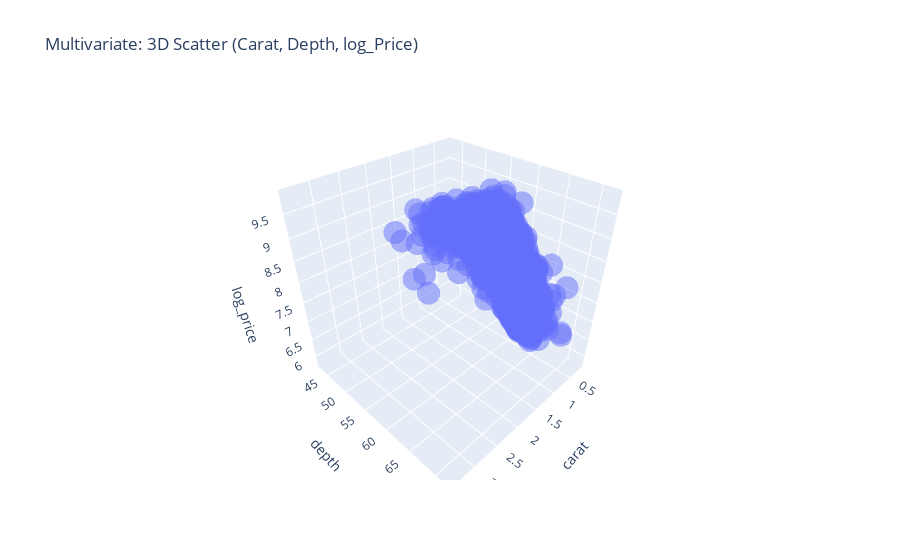

Notebook code for this chart:
### Code cell
fig = px.scatter_3d(
    df.sample(min(8000, len(df)), random_state=42),
    x="carat", y="depth", z="log_price",
    color="cut" if "cut" in df.columns else None,
    opacity=0.5,
    title="Multivariate: 3D Scatter (Carat, Depth, log_Price)",
)
fig.show()

### Figure 1 — Plotly figure (JSON) as saved in the notebook; plotly's stock layout.template omitted (floating-point values rounded to 4 significant figures; data arrays with more than 128 entries replaced by an {"elided": "..."} marker saying what was removed)
{"data": [{"hovertemplate": "carat=%{x}<br>depth=%{y}<br>log_price=%{z}<extra></extra>", "legendgroup": "", "marker": {"color": "#636efa", "opacity": 0.5, "symbol": "circle"}, "mode": "markers", "name": "", "scene": "scene", "showlegend": false, "type": "scatter3d", "x": {"elided": "8000 float values"}, "y": {"elided": "8000 float values"}, "z": {"elided": "8000 float values"}}], "layout": {"legend": {"tracegroupgap": 0}, "scene": {"domain": {"x": [0, 1], "y": [0, 1]}, "xaxis": {"title": {"text": "carat"}}, "yaxis": {"title": {"text": "depth"}}, "zaxis": {"title": {"text": "log_price"}}}, "title": {"text": "Multivariate: 3D Scatter (Carat, Depth, log_Price)"}}}
